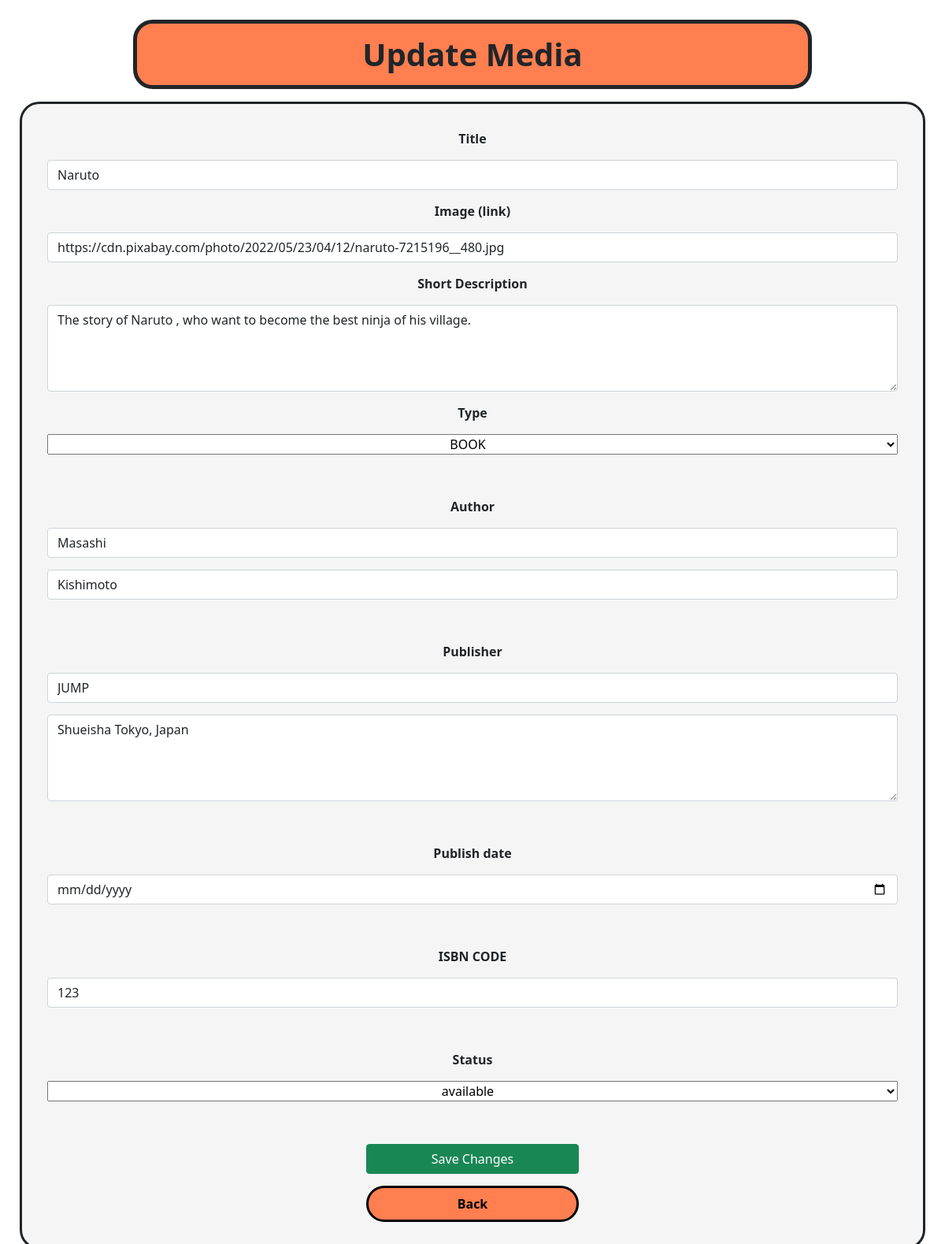
/CRUD/update.php?id=1, run on the app's committed database.
### tables this page shows
CREATE TABLE `medias` (
  `id` int(11) NOT NULL,
  `title` varchar(100) DEFAULT NULL,
  `image` varchar(150) DEFAULT NULL,
  `ISBN_code` int(11) DEFAULT NULL,
  `short_description` varchar(500) DEFAULT NULL,
  `type` enum('CD','BOOK','DVD') DEFAULT NULL,
  `author_first_name` varchar(25) DEFAULT NULL,
  `author_last_name` varchar(35) DEFAULT NULL,
  `publisher_name` varchar(45) DEFAULT NULL,
  `publisher_address` varchar(250) DEFAULT NULL,
  `publish_date` date DEFAULT NULL,
  `media_status` enum('available','reserved') DEFAULT NULL
);

### CRUD/update.php (the view, shortened to what this page needs)
<?php
require_once 'actions/db_connect.php';
if ($_GET['id']) {
    $id = $_GET['id'];
    $sql = "SELECT * FROM medias WHERE id = {$id}";
    $result = mysqli_query($connect, $sql);
    if (mysqli_num_rows($result) == 1) {
        $data = mysqli_fetch_assoc($result);
        $title = $data['title'];
        $image = $data['image'];
        $ISBN = $data["ISBN_code"];
        $description = $data["short_description"];
        $type = $data["type"];
        $authorFirstName = $data["author_first_name"];
        $authorLastName = $data["author_last_name"];
        $publisherName=$data['publisher_name'];
        $publisherAddress=$data['publisher_address'];
        $status = $data['media_status'];
    } else {
        header("location: error.php");
    }
 } else {
    header("location: error.php");
 }
?>
<!DOCTYPE html>
<html lang="en">
<head>
    <?php require_once 'components/boot.php'?>
    <link rel="stylesheet" href="./style/styleForm.css">
</head>
<body>
    <h1>Update Media</h1>
    <form action="./actions/a_update.php" method="post" enctype="multipart/form-data" id=form>
        <label for="name">Title</label>
        <input class="form-control" type="text" name="title" id="title" value="<?php echo $title ?>">
        <label for="image">Image (link)</label>
        <input class="form-control" type="text" name="image" id="image" value="<?php echo $image ?>">
        <label for="price">Short Description</label>
        <textarea class="form-control" name="short_description" id="description" cols="30" rows="4" ><?php echo $description ?></textarea>
        <label for="type">Type</label>
        <select name="type" value="<?php echo $type ?>">
            <option value="<?php echo $type ?>"><?php echo $type ?></option>
        </select><br>
        <label for="author">Author</label>
        <input class="form-control" type="text" name="author_first_name" placeholder="first name" id="title" value="<?php echo $authorFirstName ?>">
        <input class="form-control" type="text" name="author_last_name" placeholder="last name" id="title" value="<?php echo $authorLastName ?>"><br>
        <label for="publisher">Publisher</label>
        <input class="form-control" type="text" name="publisher_name" id="pub_name" placeholder="name"  value="<?php echo $publisherName ?>" >
        <textarea class="form-control" name="publisher_address" id="pub_ad" cols="30" rows="4"  placeholder="address" value="<?php echo $publisherAddress ?>" ><?php echo $publisherAddress ?></textarea><br>
        <label for="date">Publish date</label>
        <input class="form-control" type="date" name="publish_date" id="pub_date" placeholder="date of publication" value="<?php echo $publishDate ?>" >
        <br>
        <label for="ISBN">ISBN CODE</label>
        <input class="form-control" type="number" name="ISBN_code" id="ISBN"  value="<?php echo $ISBN ?>"><br>
        <label for="media_status">Status</label>
        <select name="media_status"  value="<?php echo $status ?>">
            <option value="<?php echo $status ?>"><?php echo $status ?></option>
        </select><br>
        <button class="btn btn-success w-25 m-auto" type= "submit">Save Changes</button>
        <a class="home" href="index.php">Back</a>
    </form>
</body>
</html>

### CRUD/components/boot.php (shortened to what this page needs)
<link href="https://cdn.jsdelivr.net/npm/bootstrap@5.0.2/dist/css/bootstrap.min.css" rel="stylesheet">

### CRUD/style/styleForm.css (style rules this page uses)
body { padding: 25px; }
h1 { font-weight: bold; background-color: coral; position:static; margin: auto; text-align: center; padding: 15px; border: solid 5px; border-radius: 25px; width: 75%; }
form { background-color: whitesmoke; display: flex; flex-direction: column; text-align: center; border: solid 3px; border-radius: 25px; margin-top: 1rem; font-weight: bold; padding: 2rem; gap: 15px; }
select { text-align: center; }
.home { background-color: coral; width: 25%; margin: auto; padding: 0.5rem; border-radius: 25px; border: solid; text-decoration: none; color: black; }

### data on the page
medias: title "Naruto", image "https://cdn.pixabay.com/photo/2022/05/23/04/12/naruto-7215196__480.jpg", short_description "The story of Naruto , who want to become the best ninja of his village.", type "BOOK", author_first_name "Masashi", author_last_name "Kishimoto", publisher_name "JUMP", publisher_address "Shueisha Tokyo, Japan", ISBN_code "123", media_status "available"
